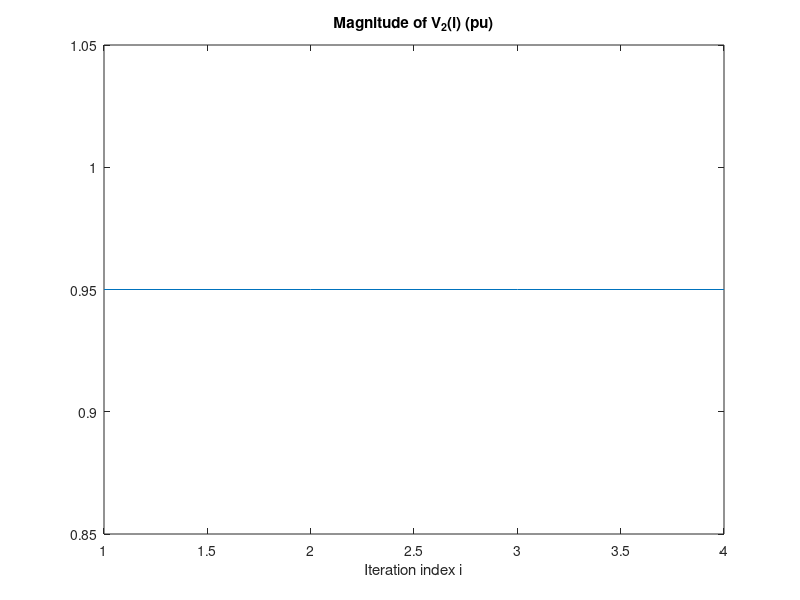
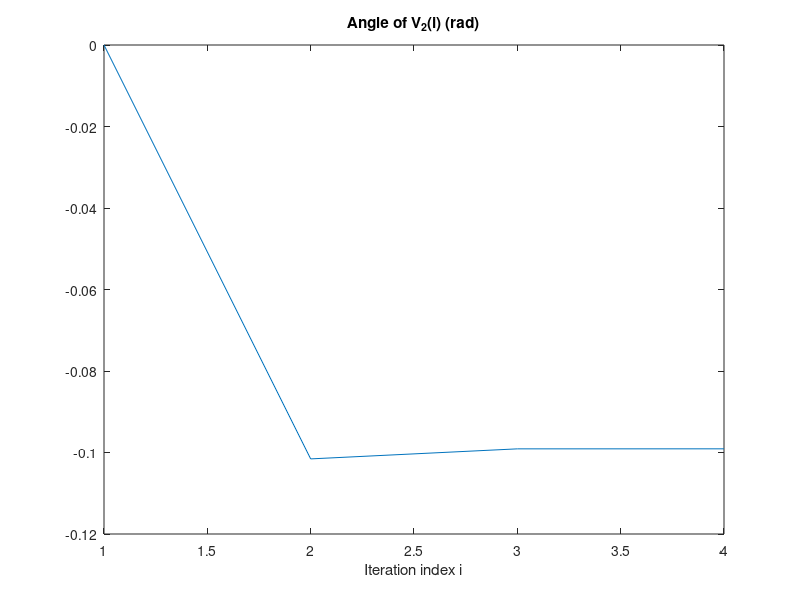

Reproduce these figures in MATLAB, in order.
clear
% EE 4753/EE 5243 Analysis of Power Systems - N. Gatsis
% Gauss-Seidel on 2-bus network
% Bus 1 is slack; bus 2 is PV bus: generation and PQ load

% Bus admittance matrix: y12 has magnitude 5, angle -80 degrees
Y=[10*exp(-1i*deg2rad(80)), 10*exp(1i*deg2rad(100)); ...
   10*exp(1i*deg2rad(100)), 10*exp(-1i*deg2rad(80))];

% Specified quantities
V1=1; % slack bus
PL2=2; % Load at bus 2
QL2=0.8;
PG2=1; % Generation at bus 2
V2mag=0.95; % Voltage magnitude at bus 2

% Set up P and Q injections
P2=PG2-PL2;

% initialization
V2=V2mag; % initialization with known magnitude, zero degrees angle
Q2=imag(V2*(Y(2,1)*V1+Y(2,2)*V2)') % Need Q2 estimate to run the iteration

% max number of iterations and initial iteration index
maxIter=40;
ind=1;

% vector of iterates
V2iter=zeros(1,maxIter+1);
V2iter(1)=V2;

V2temp=0;
tol=1e-4;
while (ind<=maxIter)&&(abs(V2-V2temp)>=tol),
    V2temp=V2;
    V2=(1/Y(2,2))*((P2-1i*Q2)/V2'-Y(2,1)*V1)
    V2=V2mag*V2/abs(V2)
    Q2=imag(V2*(Y(2,1)*V1+Y(2,2)*V2)')
    ind=ind+1;
    V2iter(ind)=V2;
end

S1=V1*(Y(1,1)*V1+Y(1,2)*V2)';
P1=real(S1);
Q1=imag(S1);
Q2=imag(V2*(Y(2,1)*V1+Y(2,2)*V2)');
QG2=Q2+QL2;


figure(3)
plot(sqrt(conj(V2iter(:,1:ind)).*V2iter(:,1:ind))') % Plot the magnitude 
title('Magnitude of V_2(i) (pu)') 
xlabel('Iteration index i')
figure(4)
plot(atan2(imag(V2iter(:,1:ind))',real(V2iter(:,1:ind))')) % Plot the phase
title('Angle of V_2(i) (rad)')
xlabel('Iteration index i')